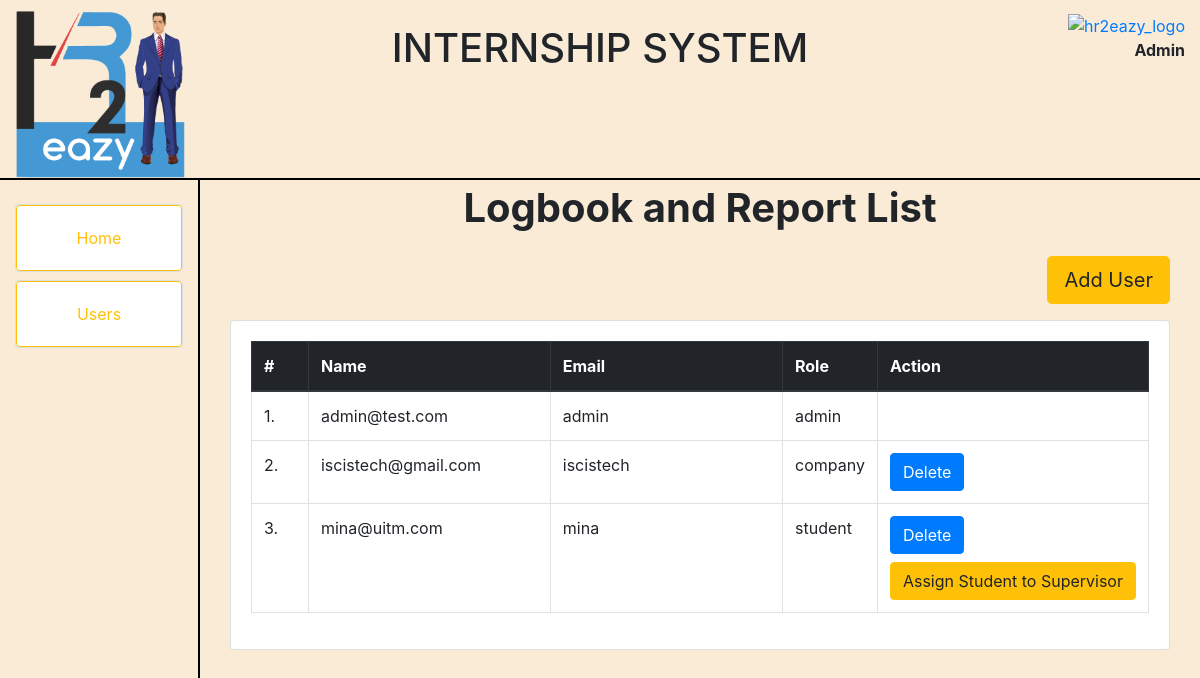
Page /users_page.php (signed in) on the committed database.
### tables this page shows
CREATE TABLE IF NOT EXISTS `users` (
  `id` int NOT NULL AUTO_INCREMENT,
  `username` varchar(100) NOT NULL,
  `email` varchar(100) NOT NULL,
  `password` longtext NOT NULL,
  `role_id` int NOT NULL,
  `resume` longtext,
  `created_at` timestamp NOT NULL DEFAULT CURRENT_TIMESTAMP,
  `updated_at` timestamp NULL DEFAULT CURRENT_TIMESTAMP ON UPDATE CURRENT_TIMESTAMP,
  PRIMARY KEY (`id`),
  UNIQUE KEY `username` (`username`),
  UNIQUE KEY `email` (`email`),
  KEY `role_id` (`role_id`)
);

CREATE TABLE IF NOT EXISTS `roles` (
  `id` int NOT NULL AUTO_INCREMENT,
  `code` varchar(100) NOT NULL,
  `name` varchar(100) NOT NULL,
  PRIMARY KEY (`id`)
);

### users_page.php (the view, shortened to what this page needs)
<?php
require 'config.php';
if (!isset($_SESSION["loggedin"]) || $_SESSION["loggedin"] !== true) {
    header("location: login.php");
    exit;
} else {
    if ($link !== false) {
        $sql_users = "SELECT * FROM users";
        $result_users = $link->query($sql_users);
        $users = [];
        while ($row = $result_users->fetch_assoc()) {
            $users[] = [
                "id" => $row["id"],
                "email" => $row["email"],
                "username" => $row["username"],
                "role_id" => $row["role_id"],
                "role" => []
            ];
        }
        foreach ($users as $key => $user) {
            $sql_roles = "SELECT * FROM roles WHERE id = ".$user['role_id'] . " LIMIT 1";
            $result_roles = $link->query($sql_roles);
            while ($row = $result_roles->fetch_assoc()) {
                $users[$key]['role'] = [
                    "id" => $row["id"],
                    "code" => $row["code"],
                    "name" => $row["name"]
                ];
            }
        }
    }
}
?>
<!DOCTYPE html>
<html lang="en">
<head>
    <link rel="stylesheet" href="https://cdn.jsdelivr.net/npm/bootstrap@4.0.0/dist/css/bootstrap.min.css">
</head>
<body>
    <div class="container-fluid" style="height: 100%;">
    <div class="row mt-2" style="border-bottom: 2px solid #000000;">
    <div class="col-2">
        <img src="img/hr2eazy.png" alt="hr2eazy_logo" style="width: 100%;">
    </div>
    <div class="col-8">
        <h1 class="text-center mt-3">INTERNSHIP SYSTEM</h1>
    </div>
    <div class="col-2 text-right">
    <div class="dropdown mt-1">
        <a href="#" id="user-icon" data-toggle="dropdown" aria-haspopup="true" aria-expanded="false">
        <img src="img/avatar.png" alt="hr2eazy_logo" style="width: 30%;">
        </a>
    </div>
    <span class="text-right"><b><?php echo $_SESSION["role"]["name"] ?></b></span>
    </div>
    </div>
    <div class="row" style="height: 100%;">
    <div class="col-2 py-4" style="border-right: 2px solid #000000;">
        <ul class="no-bullets">
        <li>
    <div class="card">
        <a href="home.php" class="card-body btn btn-outline-warning">
             Home
        </a>
    </div>
        </li>
        <?php if ($_SESSION['role']['code'] === 'admin') { ?>
        <li class="mt-2">
    <div class="card">
        <a href="users_page.php" class="card-body btn btn-outline-warning">
             Users
        </a>
    </div>
        </li>
        <?php } ?>
         </ul>
        </div>
    <div class="col-10">
    <div class="d-flex justify-content-center mt-1">
            <h1>
                <b>Logbook and Report List</b>
            </h1>
    </div>
    <div class="d-flex mt-3">
    <div class="col-md-12 text-right">
        <button class="btn btn-lg btn-warning" data-toggle="modal" data-target="#addUser">Add User</button>
    </div>
    </div>
            <div class="d-flex mt-3">
            <div class="col-md-12">
            <div class="card">
            <div class="card-body">
                <table class="table table-bordered">
                <thead class="thead-dark">
                    <tr>
                    <th class="col-1">#</th>
                    <th class="col-4">Name</th>
                    <th class="col-5">Email</th>
                    <th class="col-1">Role</th>
                    <th class="col-1">Action</th>
                    </tr>
                </thead>
                <tbody>
                <?php $x = 0; ?>
                <?php foreach ($users as $key => $user) { ?>
                    <tr>
                        <td><?php echo ++$x; ?>.</td>
                    <td><?php echo $user['email']; ?></td>
                <td><?php echo $user['username']; ?></td>
                    <td><?php echo $user['role']['code']; ?></td>
                        <td>
                <?php if ($user['id'] != $_SESSION["id"]) { ?>
                <button type="button" class="btn btn-primary" onclick="deleteAlert('#formUserDelete<?php echo $user['id'] ?>')">Delete</button>
                <?php } ?>
                <?php if ($user['id'] != $_SESSION["id"] && $user['role']['code'] == 'student') { ?>
                <button type="button" class="btn btn-warning mt-2" onclick="assignStudent('#formUserAssign<?php echo $user['id'] ?>')">Assign Student to Supervisor</button>
                <?php } ?>
                     </td>
                     </tr>
                <?php } ?>
                    </tbody>
                    </table>
        </div>
        </div>
        </div>
        </div>
        </div>
        </div>
    </div>
</body>
</html>

### users_page.php (style rules this page uses)
html, body { height: 100%; }
ul.no-bullets { list-style-type: none; padding: 0; margin: 0; }
body { background-color: #FAEBD7; }

### rows in the picture
users: email "admin@test.com", username "admin", role.code "admin"
users: email "iscistech@gmail.com", username "iscistech", role.code "company"
users: email "mina@uitm.com", username "mina", role.code "student"

### other values in the picture
$_SESSION["role"]["name"] "Admin"
